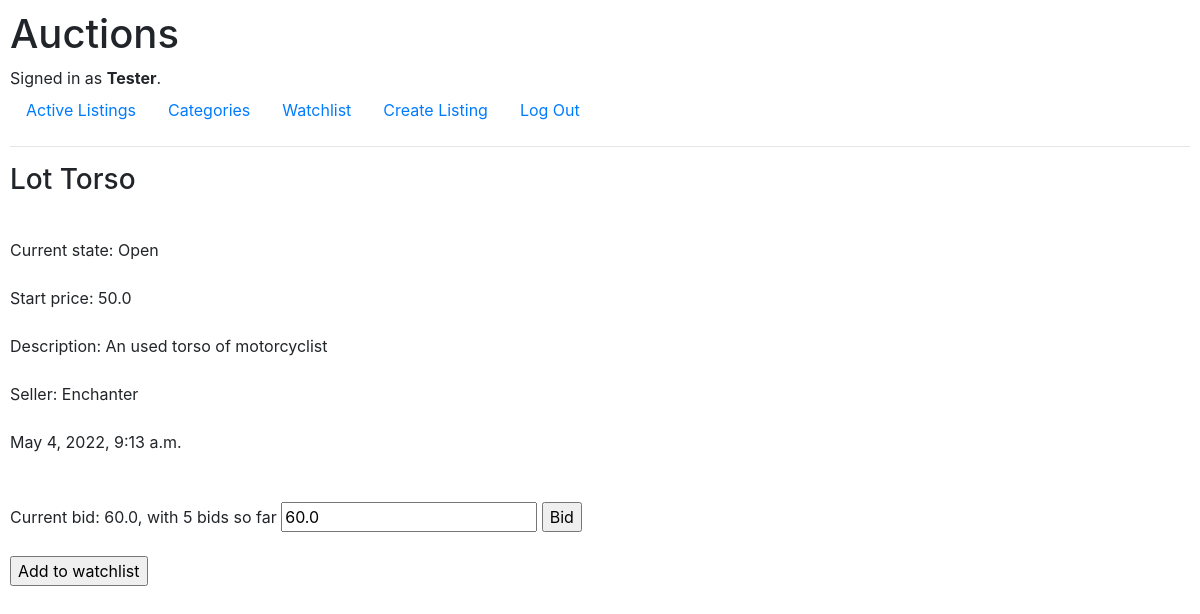
The page /listing?id=6 (signed in) on the database its author committed.
### auctions/models.py (models this page shows, shortened)
class User(AbstractUser):
    pass

class Auction(models.Model):
    title = models.CharField(max_length=32)
    watchlist = models.CharField(max_length=128, default=0)
    seller = models.ForeignKey(User, on_delete=models.CASCADE, related_name="sellers")
    price = models.FloatField()
    category = models.CharField(max_length=32, blank=True)
    description = models.CharField(max_length=128)
    url_link = models.CharField(max_length=64, blank=True)
    post_date = models.DateTimeField()
    state_choices = [('Open', 'Open'), ('Closed', 'Closed')]
    state = models.CharField(
        max_length=6,
        choices=state_choices,
        default='Open',
    )

### auctions/views.py (the view)
# urls.py: path("listing", views.listing, name="listing"),
def listing (request):
    if request.method == "POST":
        if 'close_auc' in request.POST:
            auction = Auction.objects.get(id=request.POST["auction_id"])
            auction.state = 'Closed'
            auction.save()
        if 'bid_value' in request.POST:
            new_bid = Bids(lot=Auction.objects.get(id=request.POST["auction_id"]),
                           bidder=User.objects.get(id=request.POST["user_id"]),
                           bid=request.POST["bid_value"])
            new_bid.save()
        if 'add_watch' in request.POST:
            watchlist = Watchlists(watcher=User.objects.get(id=request.POST["user_id"]),
                                   auction=Auction.objects.get(id=request.POST["auction_id"]))
            try:
                watchlist.save()
            except:
                return render(request, "auctions/listing.html", {
                    "auction": Auction.objects.get(id=request.GET["id"]),
                    "message": "Watch already exists!"
                })
        return render(request, "auctions/index.html", {
            "auctions": Auction.objects.filter(state="Open")
        })
    else:
        auction = Auction.objects.get(id=request.GET["id"])
        bids = Bids.objects.filter(lot=auction.id)
        if bids.count() == 0:
            max_bid = auction.price
        else:
            max_bid = bids.aggregate(Max('bid')).get('bid__max')
        return render(request, "auctions/listing.html", {
            "auction": auction,
            "bids": bids.count(),
            "max_bid": max_bid
        })

### auctions/templates/auctions/listing.html (shortened to what this page needs)
{% extends "auctions/layout.html" %}
{% block body %}
    <div class="brd" >
        <h3>Lot {{ auction.title }} <br> <br></h3>
        Current state: {{ auction.state }} <br><br>
        Start price: {{ auction.price }} <br><br>
        Description: {{ auction.description }} <br><br>
        Seller: {{ auction.seller }} <br><br>
        {{ auction.post_date}} <br><br>
        <form method="post">
            <br>
            Current bid: {{max_bid}}, with {{ bids }} bids so far
            <input type="number" id="bid_value" name="bid_value" min="{{max_bid}}" value="{{max_bid}}">
            <input type="submit" name="bid" value="Bid">
            <br>
            <br>
            <input type="submit" name="add_watch" value="Add to watchlist">
            <br>
        </form>
    </div>
{% endblock %}

### auctions/templates/auctions/layout.html (shortened to what this page needs)
{% load static %}
<!DOCTYPE html>
<html lang="en">
    <head>
        <link rel="stylesheet" href="https://stackpath.bootstrapcdn.com/bootstrap/4.4.1/css/bootstrap.min.css">
        <link href="{% static 'auctions/styles.css' %}" rel="stylesheet">
    </head>
    <body>
        <h1>Auctions</h1>
        <div>
            {% if user.is_authenticated %}
                Signed in as <strong>{{ user.username }}</strong>.
            {% else %}
                Not signed in.
            {% endif %}
        </div>
        <ul class="nav">
            <li class="nav-item">
                <a class="nav-link" href="{% url 'index' %}">Active Listings</a>
            </li>
            <li class="nav-item">
                <a class="nav-link" href="{% url 'categories' %}">Categories</a>
            </li>
            {% if user.is_authenticated %}
            <li class="nav-item">
                <a class="nav-link" href="{% url 'watchlist' %}?user_id={{user.id}}">Watchlist</a>
            </li>
            <li class="nav-item">
                <a class="nav-link" href="{% url 'create_listing' %}">Create Listing</a>
            </li>
            {% endif %}
            {% if user.is_authenticated %}
                <li class="nav-item">
                    <a class="nav-link" href="{% url 'logout' %}">Log Out</a>
                </li>
            {% endif %}
        </ul>
        <hr>
        {% block body %}
        {% endblock %}
    </body>
</html>

### auctions/static/auctions/styles.css (style rules this page uses)
body { padding: 10px; }

### rows shown on the page
User: username "Tester"
Auction: title "Torso", state "Open", price "50.0", description "An used torso of motorcyclist", seller "Enchanter", post_date "May 4, 2022, 9:13 a.m."

### other values the page prints
{{ max_bid }} "60.0"
{{ bids }} "5"
